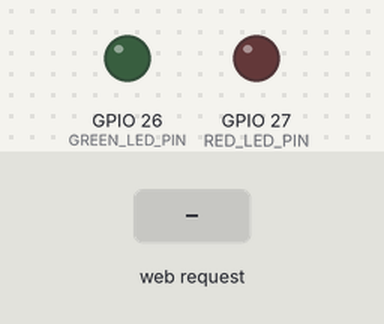
This sketch was run on a simulated ESP32. Shown: output pins drawn as LEDs (lit = HIGH). Dashed ring = blinking. The inputs (shaded band) are chosen by the test bench. WiFi joins after 1.5 s; servers stay silent unless stated; what the sketch prints to the serial monitor is not drawn.

Above: at 0.6 s.
At 3.2 s:
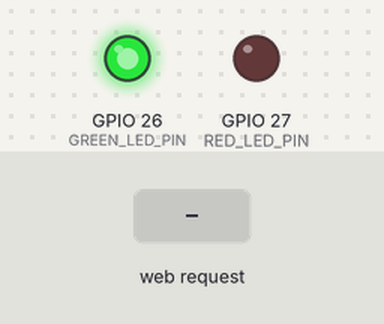
3.3 s: HTTP request GET /start received
At 4.3 s:
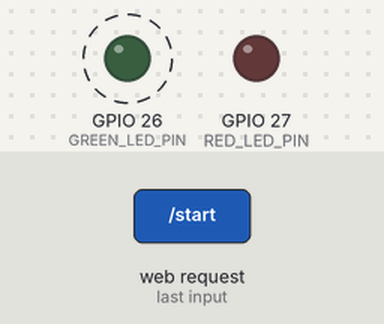
Timing chart, 0 to 9.3 s (numbered marks = the images above; inputs shaded):
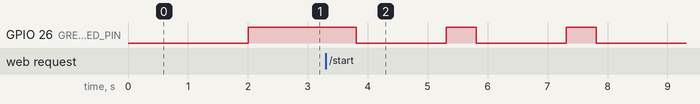

The sketch:

Laser.ino
```cpp
#include <Arduino.h>
#include "Config.h"
#include "GameManager.h"
#include "IRHandler.h"
#include "Effects.h"
#include "WiFiHandler.h"

// רכיבי מערכת
Effects effects;
GameManager gameManager;
IRHandler irHandler(gameManager);
WiFiHandler wifiHandler(gameManager);

void setup() {
  Serial.begin(115200);
  delay(500);

  // נורות
  effects.begin();

  // IR שלט
  irHandler.begin();

  // WiFi (חיבור חכם עם הדפסה)
  wifiHandler.setupWiFi();

  // מצב התחלה – מחכה למשחק
  gameManager.resetGame();
}

void loop() {
  irHandler.listen();
  gameManager.update();
  wifiHandler.handleClients();
  delay(10);
}
```

Effects.cpp
```cpp
#include "Effects.h"
#include "Config.h"
#include <Arduino.h>

void Effects::begin() {
  pinMode(RED_LED_PIN, OUTPUT);
  pinMode(GREEN_LED_PIN, OUTPUT);
  digitalWrite(RED_LED_PIN, LED_OFF);
  digitalWrite(GREEN_LED_PIN, LED_OFF);
}

void Effects::showHit() {
  flashLED(RED_LED_PIN, 2, 200);
}

void Effects::showGameOver() {
  flashLED(RED_LED_PIN, 3, 300);
  flashLED(GREEN_LED_PIN, 3, 300);
}

void Effects::setWaitingMode() {
  turnOff(RED_LED_PIN);
  turnOn(GREEN_LED_PIN);
}

void Effects::setPlayingMode() {
  turnOff(RED_LED_PIN);
  turnOff(GREEN_LED_PIN);
}

void Effects::flashLED(int pin, int times, int duration) {
  for (int i = 0; i < times; i++) {
    turnOn(pin);
    delay(duration);
    turnOff(pin);
    delay(duration);
  }
}

void Effects::turnOn(int pin) {
  digitalWrite(pin, LED_ON);
}

void Effects::turnOff(int pin) {
  digitalWrite(pin, LED_OFF);
}
```

Effects.h
```cpp
#ifndef EFFECTS_H
#define EFFECTS_H

class Effects {
  public:
    void begin();
    void showHit();
    void showGameOver();
    void flashLED(int pin, int times, int duration);

    void setWaitingMode();
    void setPlayingMode();

  private:
    void turnOn(int pin);
    void turnOff(int pin);
};

#endif
```

GameManager.cpp
```cpp
#include "GameManager.h"
#include "Config.h"
#include "Effects.h"

extern Effects effects;

GameManager::GameManager() {
  resetGame();
}

void GameManager::resetGame() {
  lives = MAX_LIVES;
  gameStartTime = 0;
  lastHitTime = 0;
  state = WAITING;
  Serial.println("🔄 Game reset. Waiting to start.");
  effects.setWaitingMode();
}

void GameManager::startCountdown() {
  if (state != WAITING && state != GAME_OVER) return;

  state = COUNTDOWN;
  Serial.println("⏳ Countdown started...");

  for (int i = COUNTDOWN_SECONDS; i > 0; i--) {
    Serial.printf("🔢 %d...\n", i);
    effects.flashLED(GREEN_LED_PIN, 1, 500);
    delay(1000);
  }

  startGame();
}

void GameManager::startGame() {
  lives = MAX_LIVES;
  gameStartTime = millis();
  lastHitTime = 0;
  state = PLAYING;
  Serial.println("🎮 Game started!");
  effects.setPlayingMode();
}

void GameManager::handleHit() {
  if (state != PLAYING) return;

  unsigned long now = millis();
  if (now - lastHitTime < HIT_COOLDOWN_MS) {
    Serial.println("⛔ Cooldown – immune");
    return;
  }

  lastHitTime = now;
  if (lives > 0) {
    lives--;
    Serial.printf("💥 Hit! Lives left: %d\n", lives);
    effects.showHit();
  }

  if (lives == 0) {
    Serial.println("💀 Out of lives. Game Over!");
    state = GAME_OVER;
    effects.showGameOver();
  }
}

void GameManager::update() {
  if (state == PLAYING && (millis() - gameStartTime > GAME_DURATION_MS)) {
    Serial.println("⏱️ Time up! Game Over.");
    state = GAME_OVER;
    effects.showGameOver();
  }
}


bool GameManager::isGameActive() const {
  return state == PLAYING;
}

int GameManager::getLives() const {
  return lives;
}

GameState GameManager::getState() const {
  return state;
}
```

GameManager.h
```cpp
#ifndef GAME_MANAGER_H
#define GAME_MANAGER_H

#include <Arduino.h>

enum GameState {
  WAITING,
  COUNTDOWN,
  PLAYING,
  GAME_OVER
};

class GameManager {
  public:
    GameManager();

    void startCountdown();
    void startGame();
    void resetGame();
    void handleHit();
    void update();
    bool isGameActive() const;
    int getLives() const;
    GameState getState() const;

  private:
    int lives;
    unsigned long gameStartTime;
    unsigned long lastHitTime;
    GameState state;
};

#endif
```

IRHandler.cpp
```cpp
// #include "IRHandler.h"
// #include "Config.h"
// #include <IRremote.hpp>
// #include <Arduino.h>

// IRHandler::IRHandler(GameManager& manager) : gameManager(manager) {}

// void IRHandler::begin() {
//   IrReceiver.begin(IR_RECEIVE_PIN, ENABLE_LED_FEEDBACK);
//   Serial.println("🛰️ IR Receiver ready");
// }

// void IRHandler::listen() {
//   if (IrReceiver.decode()) {
//     uint16_t code = IrReceiver.decodedIRData.command;
//     IrReceiver.resume();

//     if (code == START_GAME_CODE && gameManager.getState() == WAITING) {
//       Serial.println("▶️ Start command received");
//       gameManager.startCountdown();
//     }
//     else if (code == RESTART_GAME_CODE && gameManager.getState() == GAME_OVER) {
//       Serial.println("🔁 Restart after Game Over");
//       gameManager.startCountdown();
//     }
//     else if (code == RESET_GAME_CODE) {
//       Serial.println("🔁 Full Reset");
//       gameManager.resetGame();
//     }
//     else if (code == OPPONENT_IR_CODE) {
//       Serial.println("🎯 Hit detected from opponent");
//       gameManager.handleHit();
//     }
//     else {
//       Serial.printf("👀 Ignored code: 0x%02X\n", code);
//     }
//   }
// }


#include "IRHandler.h"
#include "Config.h"
#include <IRremote.hpp>
#include <Arduino.h>

IRHandler::IRHandler(GameManager& manager) : gameManager(manager) {}

void IRHandler::begin() {
  IrReceiver.begin(IR_RECEIVE_PIN, ENABLE_LED_FEEDBACK);
  Serial.println("🛰️ IR Receiver ready");
}

void IRHandler::listen() {
  if (IrReceiver.decode()) {
    uint16_t code = IrReceiver.decodedIRData.command;
    IrReceiver.resume();

    if (code == START_GAME_CODE && gameManager.getState() == WAITING) {
      Serial.println("▶️ Start command received");
      gameManager.startCountdown();
    }
    else if (code == RESTART_GAME_CODE && gameManager.getState() == GAME_OVER) {
      Serial.println("🔁 Restart after Game Over");
      gameManager.startCountdown();
    }
    else if (code == RESET_GAME_CODE) {
      Serial.println("🔁 Full Reset");
      gameManager.resetGame();
    }
    // כאן התיקון - רק אם זה באמת הקוד של היריב ולא שלי!
    else if (code == OPPONENT_IR_CODE && gameManager.getState() == PLAYING) {
      Serial.println("🎯 Hit detected from opponent");
      gameManager.handleHit();
    }
    else if (code == MY_IR_CODE) {
      Serial.println("🚫 Ignoring my own shot");
      // לא עושים כלום
    }
    else {
      Serial.printf("👀 Ignored code: 0x%02X\n", code);
    }
  }
}
```

IRHandler.h
```cpp
#ifndef IR_HANDLER_H
#define IR_HANDLER_H

#include "GameManager.h"

class IRHandler {
  public:
    IRHandler(GameManager& manager);
    void begin();
    void listen();

  private:
    GameManager& gameManager;
};

#endif
```

WiFiHandler.cpp
```cpp
#include "WiFiHandler.h"
#include <WiFi.h>
#include <WebServer.h>
#include <ArduinoJson.h>
#include "Config.h"

const char* ssid = "chaim1_2.4GHz";
const char* password = "0504188883";

IPAddress local_IP;
IPAddress gateway(192, 168, 76, 1);
IPAddress subnet(255, 255, 255, 0);

WebServer server(80);

GameManager* gm = nullptr;

// פונקציה להוספת CORS headers
void setCorsHeaders() {
  server.sendHeader("Access-Control-Allow-Origin", "*");
  server.sendHeader("Access-Control-Allow-Methods", "GET, POST, PUT, DELETE, OPTIONS");
  server.sendHeader("Access-Control-Allow-Headers", "Content-Type");
}

void WiFiHandler::sendGameStatus() {
  if (!gm) return;

  setCorsHeaders(); // הוספת CORS headers

  DynamicJsonDocument doc(256);
  doc["player_id"] = PLAYER_ID;

  switch (gm->getState()) {
    case WAITING:    doc["state"] = "WAITING";    break;
    case COUNTDOWN:  doc["state"] = "COUNTDOWN";  break;
    case PLAYING:    doc["state"] = "PLAYING";    break;
    case GAME_OVER:  doc["state"] = "GAME_OVER";  break;
  }

  doc["lives"] = gm->getLives();

  String response;
  serializeJson(doc, response);
  server.send(200, "application/json", response);
}

void handleStart() {
  if (!gm) return;

  setCorsHeaders(); // הוספת CORS headers

  GameState state = gm->getState();

  if (state == WAITING || state == GAME_OVER) {
    gm->startCountdown();
    server.send(200, "text/plain", "Game started");
  } else {
    server.send(409, "text/plain", "Game already running");
  }
}

void handleReset() {
  if (!gm) return;

  setCorsHeaders(); // הוספת CORS headers

  gm->resetGame();
  server.send(200, "text/plain", "Game reset");
}

// פונקציה לטיפול ב-OPTIONS requests (preflight)
void handleOptions() {
  setCorsHeaders();
  server.send(200, "text/plain", "");
}

WiFiHandler::WiFiHandler(GameManager& gameManager) {
  gm = &gameManager;
}

void WiFiHandler::setupWiFi() {
  // כתובת IP לפי שחקן
  if (PLAYER_ID == 1) {
    local_IP = IPAddress(192, 168, 76, 198);
  } else {
    local_IP = IPAddress(192, 168, 76, 199);
  }

  Serial.print(" Connecting to WiFi: ");
  Serial.println(ssid);

  if (!WiFi.config(local_IP, gateway, subnet)) {
    Serial.println(" Failed to configure static IP");
  }

  WiFi.begin(ssid, password);

  int retries = 0;
  while (WiFi.status() != WL_CONNECTED && retries < 20) {
    delay(500);
    Serial.print(".");
    retries++;
  }

  if (WiFi.status() == WL_CONNECTED) {
    Serial.println("\n✅ WiFi connected!");
    Serial.print("🌐 IP address: ");
    Serial.println(WiFi.localIP());
  } else {
    Serial.println("\n❌ Failed to connect to WiFi");
    return;
  }

  // הגדרת routes עם CORS
  server.on("/status", HTTP_GET, sendGameStatus);
  server.on("/start",  HTTP_GET, handleStart);
  server.on("/reset",  HTTP_GET, handleReset);

  // הוספת support ל-OPTIONS requests (preflight)
  server.on("/status", HTTP_OPTIONS, handleOptions);
  server.on("/start",  HTTP_OPTIONS, handleOptions);
  server.on("/reset",  HTTP_OPTIONS, handleOptions);

  server.begin();
  Serial.println("🚀 HTTP server started on port 80");
}

void WiFiHandler::handleClients() {
  server.handleClient();
}
```

WiFiHandler.h
```cpp
// WiFiHandler.h – ממשק חכם לניהול WiFi
#ifndef WIFI_HANDLER_H
#define WIFI_HANDLER_H

#include "GameManager.h"

class WiFiHandler {
  public:
    WiFiHandler(GameManager& gameManager);
    void setupWiFi();
    void handleClients();

  private:
    static void sendGameStatus();
};

#endif
```

Config.h
```cpp
#ifndef CONFIG_H
#define CONFIG_H

#define PLAYER_ID 2

#if PLAYER_ID == 1
  #define MY_IR_CODE       0x45
  #define OPPONENT_IR_CODE 0x46
#else
  #define MY_IR_CODE       0x46
  #define OPPONENT_IR_CODE 0x45
#endif

#define START_GAME_CODE    0x44
#define RESET_GAME_CODE    0x43
#define RESTART_GAME_CODE  0x42

#define IR_RECEIVE_PIN   14
#define RED_LED_PIN      27
#define GREEN_LED_PIN    26

#define LED_ON  HIGH
#define LED_OFF LOW

#define MAX_LIVES            3
#define GAME_DURATION_MS     120000
#define HIT_COOLDOWN_MS      3000
#define COUNTDOWN_SECONDS    3

#endif
```

Measured:
- after the input at 3.3 s, GPIO 26 (GREEN_LED_PIN): alternates HIGH for 0.50 s and LOW for 1.5 s, 5 changes in all, then stays LOW, starting after 0.51 s
